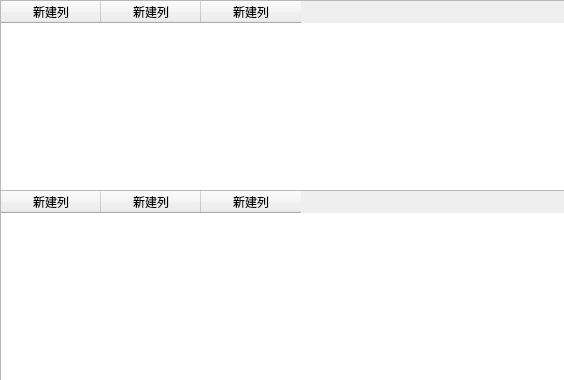
<?xml version="1.0" encoding="UTF-8"?>
<ui version="4.0">
 <class>process_dlg</class>
 <widget class="QDialog" name="process_dlg">
  <property name="geometry">
   <rect>
    <x>0</x>
    <y>0</y>
    <width>564</width>
    <height>380</height>
   </rect>
  </property>
  <property name="windowTitle">
   <string>模块，线程信息</string>
  </property>
  <widget class="QTableWidget" name="tw_module">
   <property name="geometry">
    <rect>
     <x>0</x>
     <y>0</y>
     <width>571</width>
     <height>191</height>
    </rect>
   </property>
   <column>
    <property name="text">
     <string>新建列</string>
    </property>
   </column>
   <column>
    <property name="text">
     <string>新建列</string>
    </property>
   </column>
   <column>
    <property name="text">
     <string>新建列</string>
    </property>
   </column>
  </widget>
  <widget class="QTableWidget" name="tw_thread">
   <property name="geometry">
    <rect>
     <x>0</x>
     <y>190</y>
     <width>571</width>
     <height>192</height>
    </rect>
   </property>
   <column>
    <property name="text">
     <string>新建列</string>
    </property>
   </column>
   <column>
    <property name="text">
     <string>新建列</string>
    </property>
   </column>
   <column>
    <property name="text">
     <string>新建列</string>
    </property>
   </column>
  </widget>
 </widget>
 <resources/>
 <connections/>
</ui>
